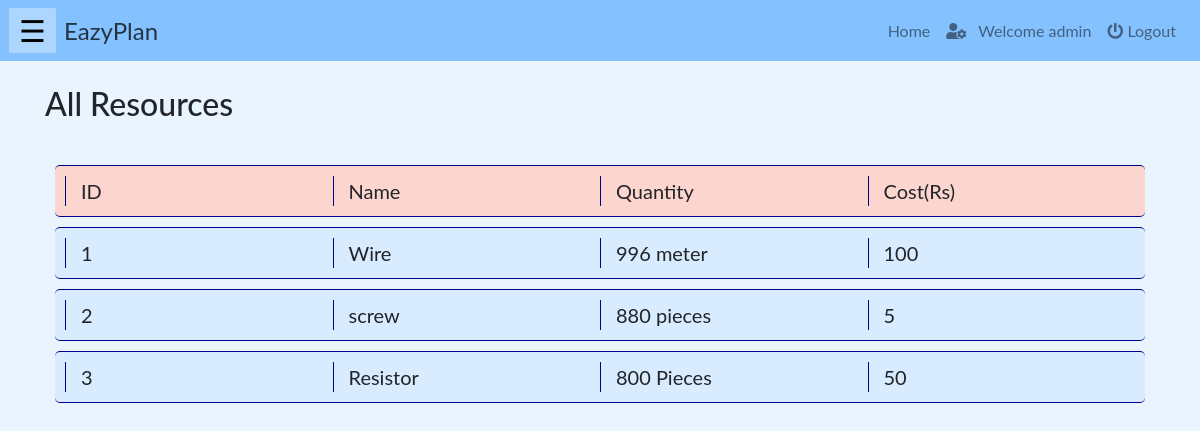
Page /php/resource.php (signed in) on the earlier database version.
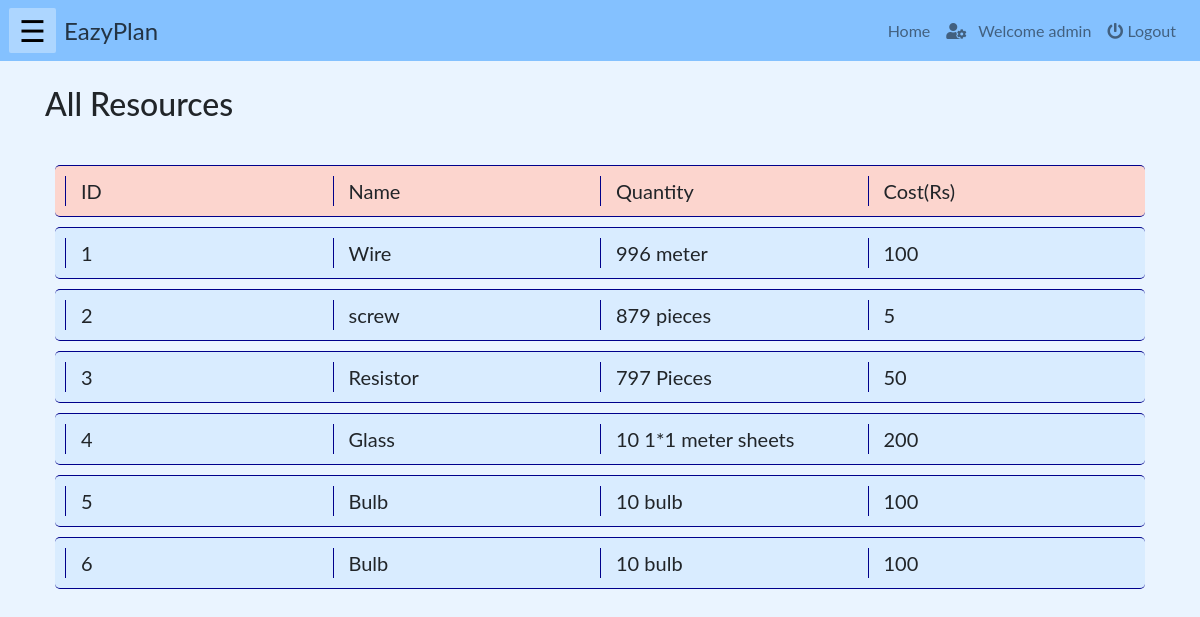
Same page on the later database version.
### tables this page shows
CREATE TABLE `resource` (
  `id` int(10) NOT NULL,
  `name` varchar(200) NOT NULL,
  `quantity` int(100) NOT NULL,
  `unit` varchar(50) NOT NULL,
  `cost` int(100) NOT NULL
);

### php/resource.php (the view, shortened to what this page needs)
<!DOCTYPE html>
<html lang="en">
    <?php
        include("../php/headLinks.php");
        if(isset($_SESSION["name"]) && ($_SESSION["role"]=='staff' || $_SESSION["role"]=='admin' || $_SESSION["role"]=='manager')){
    ?>
    <body>
        <?php
            include("../php/navbar.php");
        ?>
        <div class="container">
            <br><h2>All Resources</h2><br>
            <div class="row" id="heading">
                <div class="col-md-3" id="val" >ID</div>
                <div class="col-md-3" id="val" >Name</div>
                <div class="col-md-3" id="val" >Quantity</div>
                <div class="col-md-3" id="val" >Cost(Rs)</div>
            </div>
            <?php
                include("../connection/config.php");
                $sql = "select * from resource";
                $resources = mysqli_query($db, $sql);
                foreach($resources as $resource)
                    {
            ?>
            <div class="row" id="item">
                <div class="col-md-3" id="val" ><?php echo $resource['id']; ?></div>
                <div class="col-md-3" id="val" ><?php echo $resource['name']; ?></div>
                <div class="col-md-3" id="val"><?php echo $resource['quantity']." ".$resource['unit']; ?></div>
                <div class="col-md-3" id="val"><?php echo $resource['cost']; ?></div>
            </div>
            <?php
                }
            ?>
        </div>
    </body>
    <?php
        }
    else{
    echo "<h3 style='color:red'>Login to access the page...</h3>";
    echo "<a href='./login.php'>Click here to login</a>";}
    ?>
</html>

Differences in the rows shown:
changed resource "screw": quantity "880" → "879"
changed resource "Resistor": quantity "800" → "797"
added resource: id "4", name "Glass", quantity "10", unit "1*1 meter sheets", cost "200"
added resource: id "5", name "Bulb", quantity "10", unit "bulb", cost "100"
added resource: id "6", name "Bulb", quantity "10", unit "bulb", cost "100"
